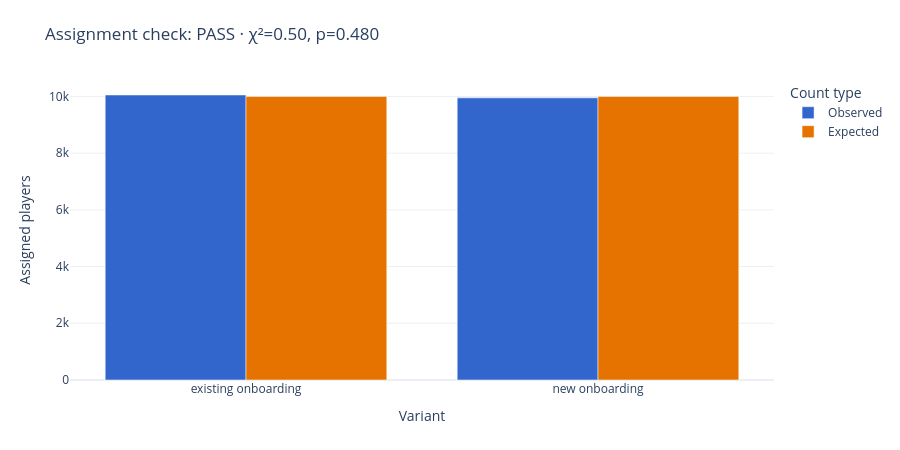

Notebook code for this chart:
### Markdown cell above
## 1. Assignment integrity

SRM is checked before metric interpretation. A failure suggests that observed assignment counts are inconsistent with the configured allocation. It does not identify the cause.

### Code cell
srm = report.diagnostics[0]
labels = list(srm.observed_counts)
observed = [srm.observed_counts[label] for label in labels]
expected = [srm.expected_counts[label] for label in labels]

fig = go.Figure()
fig.add_bar(
    name="Observed",
    x=labels,
    y=observed,
    marker_color=COLORS["control"],
    hovertemplate="%{x}<br>Observed: %{y:,.0f}<extra></extra>",
)
fig.add_bar(
    name="Expected",
    x=labels,
    y=expected,
    marker_color=COLORS["treatment"],
    hovertemplate="%{x}<br>Expected: %{y:,.0f}<extra></extra>",
)
fig.update_layout(
    barmode="group",
    title=(
        f"Assignment check: {srm.status} · χ²={srm.chi_square_statistic:.2f}, p={srm.p_value:.3f}"
    ),
    xaxis_title="Variant",
    yaxis_title="Assigned players",
    height=450,
    legend_title_text="Count type",
    margin={"l": 70, "r": 30, "t": 80, "b": 70},
)
fig.show()

display(
    Markdown(
        f"""**Degrees of freedom:** {srm.degrees_of_freedom}
**Decision threshold:** {srm.significance_level:g}
**Interpretation:** {srm.message}"""
    )
)

### Figure 1 — Plotly figure (JSON) as saved in the notebook; plotly's stock layout.template omitted (floating-point values rounded to 4 significant figures)
{"data": [{"hovertemplate": "%{x}<br>Observed: %{y:,.0f}<extra></extra>", "marker": {"color": "#3366CC"}, "name": "Observed", "x": ["existing onboarding", "new onboarding"], "y": [10050, 9950], "type": "bar"}, {"hovertemplate": "%{x}<br>Expected: %{y:,.0f}<extra></extra>", "marker": {"color": "#E67300"}, "name": "Expected", "x": ["existing onboarding", "new onboarding"], "y": [10000.0, 10000.0], "type": "bar"}], "layout": {"legend": {"title": {"text": "Count type"}}, "margin": {"l": 70, "r": 30, "t": 80, "b": 70}, "barmode": "group", "title": {"text": "Assignment check: PASS · χ²=0.50, p=0.480"}, "xaxis": {"title": {"text": "Variant"}}, "yaxis": {"title": {"text": "Assigned players"}}, "height": 450}}
